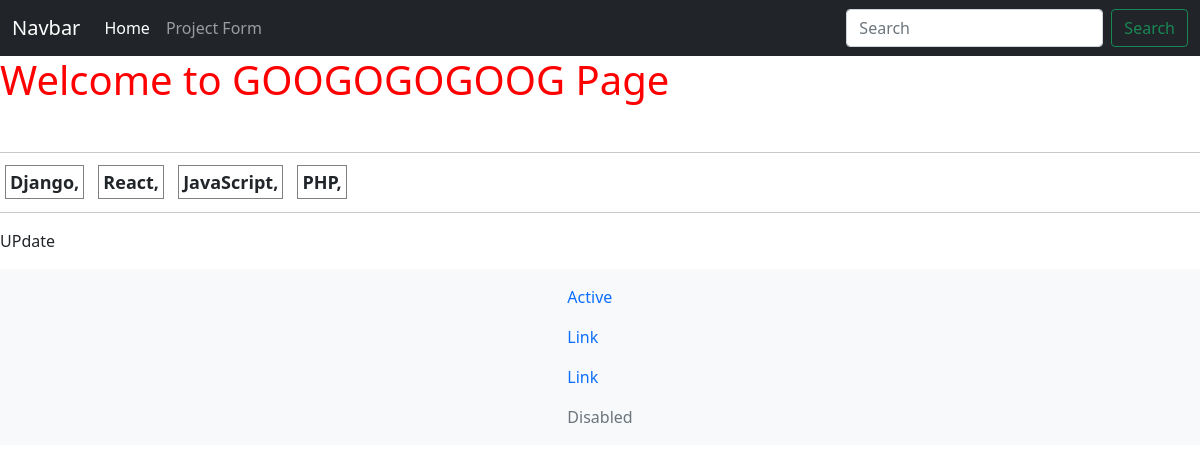
The app's page /project/37cfac6f-5403-4e0f-9fe6-f379e0b90795/ with its own data.
### dev_app/models.py (models this page shows, shortened)
class Project(models.Model):
    title = models.CharField(max_length=200)
    description = models.TextField(null=True,blank=True)
    demo_link = models.CharField(max_length=2000,null=True,blank=True)
    source_link = models.CharField(max_length=2000,null=True,blank=True)
    tag = models.ManyToManyField('Tag',blank=True)
    vote_total = models.IntegerField(default=0,null=True,blank=True)
    vote_ratio = models.IntegerField(default=0,null=True,blank=True)
    created = models.DateTimeField(auto_now_add=True)
    id = models.UUIDField(default=uuid.uuid4,unique=True,primary_key=True,editable=False)

class Tag (models.Model):
    name = models.CharField(max_length=200)
    created = models.DateTimeField(auto_now_add=True)
    id = models.UUIDField(default=uuid.uuid4,unique=True,primary_key=True,editable=False)

### dev_app/views.py (the view)
# urls.py: path('project/<str:pk>/',views.project,name='project'),
def project(request,pk):
    project = Project.objects.get(pk=pk)
    tags = Tag.objects.all()
    context = {
        'project':project,
        'tags':tags
    }
    return render(request,'single-projects.html',context)

### templates/single-projects.html
{%extends 'base.html' %} {%load static%}{%block content%}
<h1 class="single">Welcome to {{project.title}} Page</h1>
<br />
<hr />
{%for tag in tags %}
<span class="single_span"><b>{{tag.name}},</b></span>
{%endfor%}
<hr />
<p>{{project.description}}</p>
{%endblock%}

### static/css/style.css (style rules this page uses)
.single { color: red !important; }
.single_span { border: 1px solid gray; font-size: large; padding: 4px; margin: 5px; }

### records on screen
Project: title "GOOGOGOGOOG", description "UPdate"
Tag: name "Django"
Tag: name "React"
Tag: name "JavaScript"
Tag: name "PHP"
